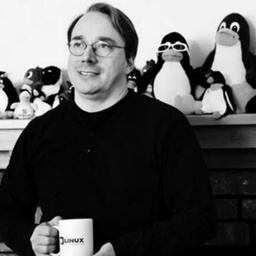
#> input picture i.jpg, 256 x 256 px, shrunk from 700 x 700 before the run
$ jupyter execute main.ipynb
#> lines starting #> are read from the running program, lines starting #| are printed output that depends on the picture; after the words box and inside, x2 and y2 are one past the last pixel; in counts of white or black regions, pixels touching at a corner belong together
[cell 1]
import numpy as np
# noinspection PyUnresolvedReferences
import matplotlib.pyplot as plt
# noinspection PyUnresolvedReferences
import cv2 as cv

[cell 2]
def load_image(path):
#> called with path = 'i.jpg'
    image = cv.imread(path, cv.IMREAD_GRAYSCALE)
#> image is the input picture: shape (256, 256); min 0, max 255, mean 86.7
    image = image.astype(np.float32) / 255.0
    image = 1 - image
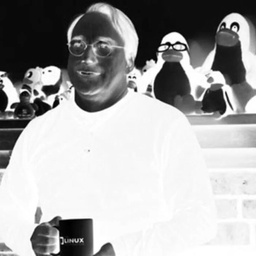
#> image: shape (256, 256) float32; min 0, max 1, mean 0.66
    return image

image = load_image("i.jpg")

plt.imshow(image, cmap='gray')
plt.title("Исходное изображение")
plt.axis("off")
plt.show()

[cell 3]
def apply_padding(image, pad, mode="zero"):
#> called with pad = 2, mode = 'zero'
    if pad == 0:
        return image

    if mode == "zero":
        return np.pad(image, pad, mode='constant')
    elif mode == "border":
        return np.pad(image, pad, mode='edge')
    elif mode == "mirror":
        return np.pad(image, pad, mode='reflect')
    elif mode == "cyclic":
        return np.pad(image, pad, mode='wrap')

[cell 4]
def convolution(image, kernel, padding=0, stride=1, pad_mode="zero"):
    image_padded = apply_padding(image, padding, pad_mode)

    h, w = image_padded.shape
#> h = 260; w = 260
    kh, kw = kernel.shape

    out_h = (h - kh) // stride + 1
#> out_h = 256
    out_w = (w - kw) // stride + 1
#> out_w = 256

    output = np.zeros((out_h, out_w))

    for i in range(0, out_h):
        for j in range(0, out_w):
            region = image_padded[i*stride:i*stride+kh, j*stride:j*stride+kw]
            output[i, j] = np.sum(region * kernel)
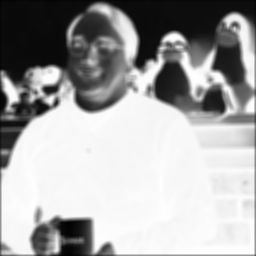
#> output: shape (256, 256) float64; min 0.00988, max 1, mean 0.655

    return output

[cell 5]
def box_filter(k):
    return np.ones((k, k)) / (k * k)

[cell 6]
kernel = box_filter(5)

filtered = convolution(image, kernel, padding=2, stride=1)

plt.imshow(filtered, cmap='gray')
plt.title("Box-фильтр (k=5)")
plt.axis("off")
plt.show()

[cell 7]
def gaussian_kernel(k, sigma):
    ax = np.linspace(-(k // 2), k // 2, k)
    xx, yy = np.meshgrid(ax, ax)
    kernel = np.exp(-(xx**2 + yy**2) / (2 * sigma**2))
    return kernel / np.sum(kernel)

[cell 8]
def laplacian_of_gaussian(k, sigma):
    ax = np.linspace(-(k // 2), k // 2, k)
    xx, yy = np.meshgrid(ax, ax)

    norm = (xx**2 + yy**2 - 2*sigma**2) / (sigma**4)
    kernel = norm * np.exp(-(xx**2 + yy**2) / (2*sigma**2))

    return kernel - np.mean(kernel)

[cell 9]
for sigma in [0.5, 1, 2]:
    kernel = gaussian_kernel(7, sigma)
    filtered = convolution(image, kernel, padding=3)

    plt.imshow(filtered, cmap='gray')
    plt.title(f"Фильтр Гаусса сигма={sigma}")
    plt.axis("off")
    plt.show()
#> this loop made 3 passes
#> pass 1, in convolution (call 2), `image_padded = apply_padding(image, padding, pad_mode)`:
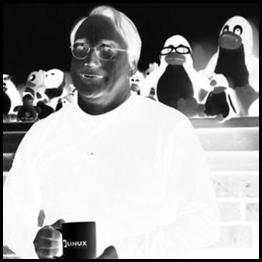
#> image_padded: shape (262, 262) float32; min 0, max 1, mean 0.63

[cell 10]
kernel = laplacian_of_gaussian(9, 1.5)
sharpened = convolution(image, kernel, padding=4)
#> after the loop in convolution (call 5), `for i in range(0, out_h):`:
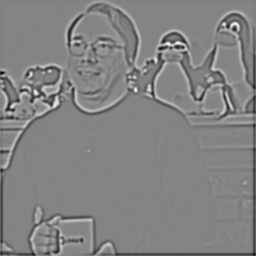
#> output: shape (256, 256) float64; min -2.97, max 2.76, mean -0.0293; drawn with min black and max white

plt.imshow(sharpened, cmap='gray')
plt.title("Лаплассиан Гуассиана")
plt.axis("off")
plt.show()

[cell 11]
def add_gaussian_noise(image, mean=0, std=0.1):
#> called with mean = 0, std = 0.1
    noise = np.random.normal(mean, std, image.shape)
    noisy = image + noise
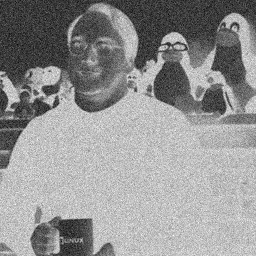
#> noisy: shape (256, 256) float64; min -0.358, max 1.4, mean 0.66; drawn with min black and max white
    return np.clip(noisy, 0, 1)
#> returned value: shape (256, 256) float64

def add_salt_pepper_noise(image, amount=0.05):
#> called with amount = 0.05
    noisy = image.copy()
    num_pixels = int(amount * image.size)
#> num_pixels = 3276

    coords = np.random.randint(0, image.shape[0], num_pixels), \
             np.random.randint(0, image.shape[1], num_pixels)

    noisy[coords] = np.random.choice([0, 1], num_pixels)
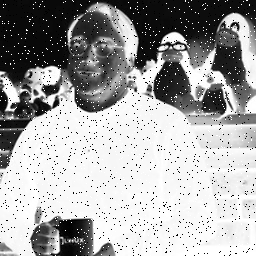
#> noisy: shape (256, 256) float32; 4.83% of pixels changed, all inside (x1, y1, x2, y2) = (0, 0, 256, 256)
    return noisy

[cell 12]
gaussian_noise_img = add_gaussian_noise(image)
sp_noise_img = add_salt_pepper_noise(image)

plt.imshow(gaussian_noise_img, cmap='gray')
plt.title("Шум (Гаусс)")
plt.axis("off")
plt.show()

plt.imshow(sp_noise_img, cmap='gray')
plt.title("Шум (Соль и перец)")
plt.axis("off")
plt.show()

[cell 13]
kernel = box_filter(5)

denoised = convolution(gaussian_noise_img, kernel, padding=2)
#> in apply_padding (call 6), `return np.pad(image, pad, mode='constant')`:
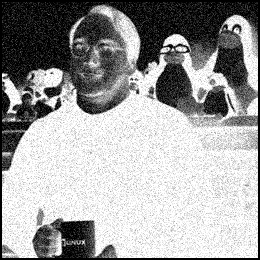
#> returned value: shape (260, 260) float64; min 0, max 1, mean 0.628

plt.imshow(denoised, cmap='gray')
plt.title('Изображение "без шума" после Гаусса')
plt.axis("off")
plt.show()

[cell 14]
denoised_sp = convolution(sp_noise_img, box_filter(5), padding=2)
#> in apply_padding (call 7), `return np.pad(image, pad, mode='constant')`:
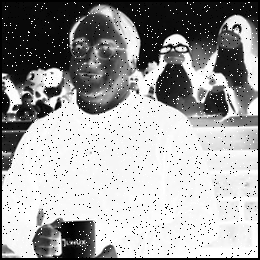
#> returned value: shape (260, 260) float32; min 0, max 1, mean 0.632

plt.imshow(denoised_sp, cmap='gray')
plt.title('Изображение "без шума" после Соли и перца')
plt.axis("off")
plt.show()

[cell 15]
filtered_valid = convolution(image, box_filter(5), padding=0)
#> after the loop in convolution (call 8), `for i in range(0, out_h):`:
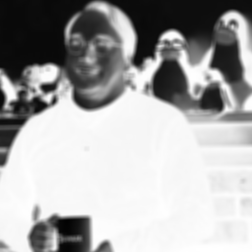
#> output: shape (252, 252) float64; min 0.00988, max 1, mean 0.665
filtered_same = convolution(image, box_filter(5), padding=2)

print("Без padding:", filtered_valid.shape)
#| Без padding: (252, 252)
print("С padding:", filtered_same.shape)
#| С padding: (256, 256)

[cell 16]
for stride in [1, 2, 3]:
    filtered = convolution(image, box_filter(5), padding=2, stride=stride)
    print(f"Сдвиг ядра {stride}, Размер изображения: {filtered.shape}")
    plt.imshow(filtered, cmap='gray')
    plt.title(f"Stride={stride}")
    plt.show()
#> this loop made 3 passes
#> pass 3, `filtered = convolution(image, box_filter(5), padding=2, stride=stride)`:
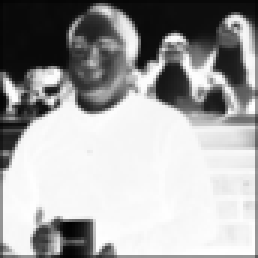
#> filtered: shape (86, 86) float64 (shown 3 times larger); min 0.00988, max 1, mean 0.648

$ run again, with linus.faces22052.web_.jpg copied over i.jpg
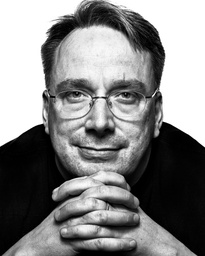
#> input picture linus.faces22052.web_.jpg, 205 x 256 px, shrunk from 1619 x 2024 before the run
#> in load_image, image is the input picture: shape (256, 205); min 0, max 255, mean 133.3
#> after the loop in convolution (call 5), `for i in range(0, out_h):`:
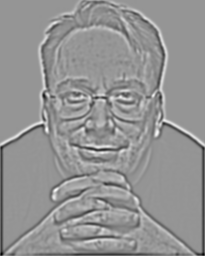
#> output: shape (256, 205) float64; min -2.7, max 1.92, mean -0.0257; drawn with min black and max white
#| Без padding: (252, 201)
#| С padding: (256, 205)
#> the loop `for stride in [1, 2, 3]:` made 3 passes
#> pass 3, `filtered = convolution(image, box_filter(5), padding=2, stride=stride)`:
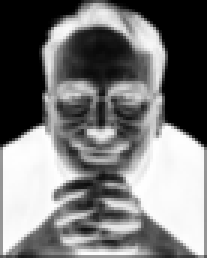
#> filtered: shape (86, 69) float64 (shown 3 times larger); min 0, max 1, mean 0.468
